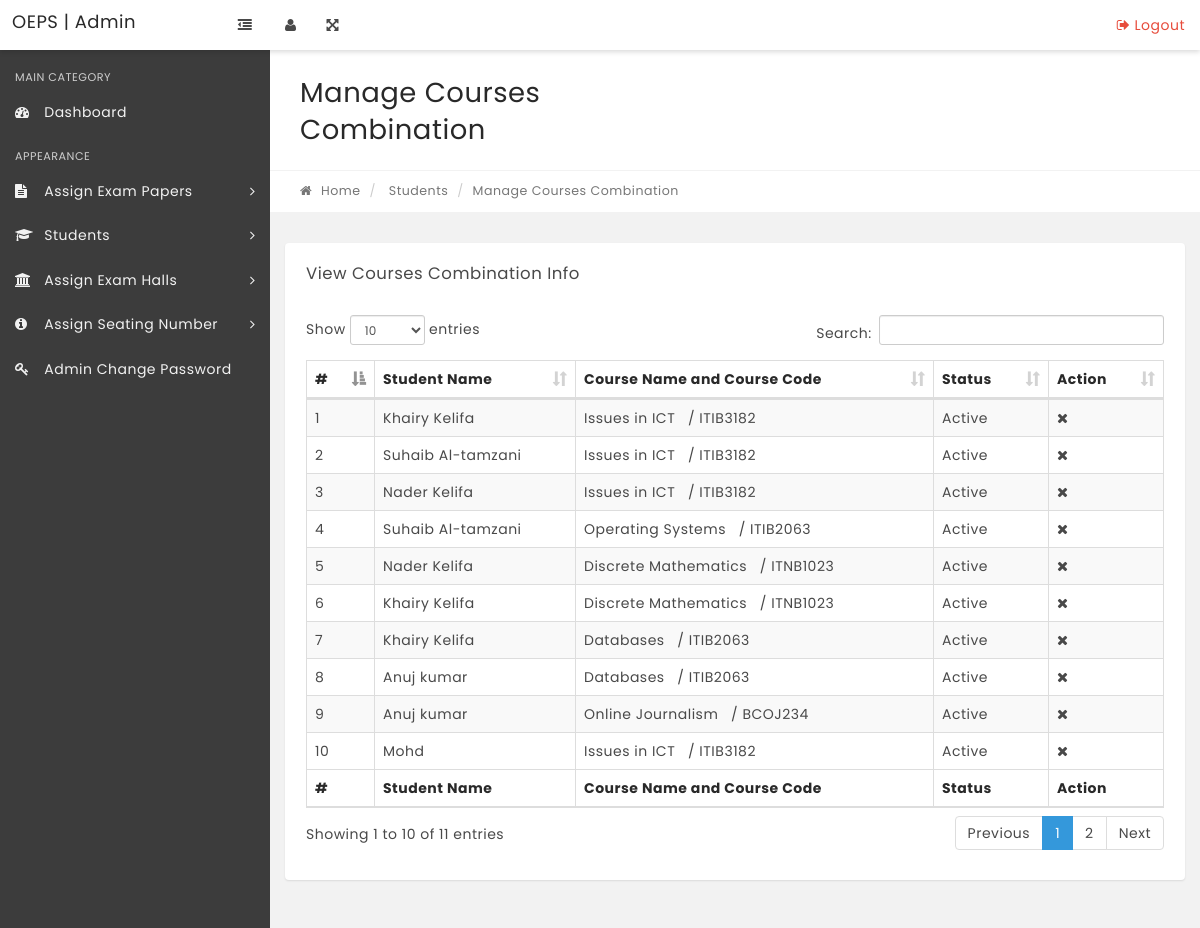
Screenshot of /OEPS/Manage-coursecombination.php with the database file from the repository.
### tables this page shows
CREATE TABLE `combinecourse` (
  `Combine_id` int(11) NOT NULL,
  `StudentId` int(11) NOT NULL,
  `PaperId` int(11) NOT NULL,
  `status` int(1) DEFAULT NULL,
  `CreationDate` timestamp NOT NULL DEFAULT CURRENT_TIMESTAMP,
  `Updationdate` timestamp NOT NULL DEFAULT CURRENT_TIMESTAMP
);

CREATE TABLE `unistudents` (
  `Student_id` int(11) NOT NULL,
  `StudentName` varchar(100) NOT NULL,
  `MatricNumber` varchar(100) NOT NULL,
  `StudentEmail` varchar(100) NOT NULL,
  `MobileNumber` char(14) NOT NULL,
  `Gender` varchar(10) NOT NULL,
  `CurrentSemester` varchar(100) NOT NULL,
  `RegDate` timestamp NOT NULL DEFAULT CURRENT_TIMESTAMP,
  `UpdationDate` timestamp NULL DEFAULT NULL ON UPDATE CURRENT_TIMESTAMP,
  `Status` int(1) NOT NULL
);

CREATE TABLE `exampaper` (
  `Paper_id` int(11) NOT NULL,
  `Faculty` varchar(255) NOT NULL,
  `Programme` varchar(255) NOT NULL,
  `CourseName` varchar(100) NOT NULL,
  `CourseCode` varchar(100) NOT NULL,
  `Section` varchar(10) NOT NULL,
  `ExamDate` varchar(100) NOT NULL,
  `StartTime` varchar(100) NOT NULL,
  `EndTime` varchar(100) NOT NULL,
  `Creationdate` timestamp NOT NULL DEFAULT CURRENT_TIMESTAMP,
  `UpdationDate` timestamp NOT NULL DEFAULT '0000-00-00 00:00:00' ON UPDATE CURRENT_TIMESTAMP
);

### OEPS/Manage-coursecombination.php (the view, shortened to what this page needs)
<?php
include 'includes/config.php';
if (strlen($_SESSION['alogin']) == "") {
    header("Location: index.php");
} else {
    ?>
<!DOCTYPE html>
<html lang="en">
    <head>
        <link rel="stylesheet" href="css/bootstrap.min.css" media="screen" >
        <link rel="stylesheet" href="css/font-awesome.min.css" media="screen" >
        <link rel="stylesheet" href="css/animate-css/animate.min.css" media="screen" >
        <link rel="stylesheet" href="css/lobipanel/lobipanel.min.css" media="screen" >
        <link rel="stylesheet" href="css/prism/prism.css" media="screen" >
        <link rel="stylesheet" type="text/css" href="js/DataTables/datatables.min.css"/>
        <link rel="stylesheet" href="css/main.css" media="screen" >
    </head>
    <body class="top-navbar-fixed">
        <div class="main-wrapper">
   <?php include 'includes/topbar.php';?>
            <div class="content-wrapper">
                <div class="content-container">
<?php include 'includes/leftbar.php';?>
                    <div class="main-page">
                        <div class="container-fluid">
                            <div class="row page-title-div">
                                <div class="col-md-6">
                                    <h2 class="title">Manage Courses Combination</h2>
                                </div>
                            </div>
                            <div class="row breadcrumb-div">
                                <div class="col-md-6">
                                    <ul class="breadcrumb">
            							<li><a href="dashboard.php"><i class="fa fa-home"></i> Home</a></li>
                                        <li> Students</li>
            							<li class="active">Manage Courses Combination</li>
            						</ul>
                                </div>
                            </div>
                        </div>
                        <section class="section">
                            <div class="container-fluid">
                                <div class="row">
                                    <div class="col-md-12">
                                        <div class="panel">
                                            <div class="panel-heading">
                                                <div class="panel-title">
                                                    <h5>View Courses Combination Info</h5>
                                                </div>
                                            </div>
                                            <div class="panel-body p-20">
                                                <table id="example" class="display table table-striped table-bordered" cellspacing="0" width="100%">
                                                    <thead>
                                                        <tr>
                                                            <th>#</th>
                                                            <th>Student Name</th>
                                                            <th>Course Name and Course Code</th>
                                                            <th>Status</th>
                                                            <th>Action</th>
                                                        </tr>
                                                    </thead>
                                                    <tfoot>
                                                        <tr>
                                                          <th>#</th>
                                                            <th>Student Name</th>
                                                            <th>Course Name and Course Code</th>
                                                            <th>Status</th>
                                                            <th>Action</th>
                                                        </tr>
                                                    </tfoot>
                                                    <tbody>
<?php $sql = "SELECT unistudents.StudentName,exampaper.CourseName,exampaper.CourseCode,combinecourse.Combine_id as ccid,combinecourse.status from combinecourse join unistudents on unistudents.Student_id=combinecourse.StudentId  join exampaper on exampaper.Paper_id=combinecourse.PaperId";
    $query = $dbh->prepare($sql);
    $query->execute();
    $results = $query->fetchAll(PDO::FETCH_OBJ);
    $cnt = 1;
    if ($query->rowCount() > 0) {
        foreach ($results as $result) {?>
<tr>
 <td><?php echo htmlentities($cnt); ?></td>
                                                            <td><?php echo htmlentities($result->StudentName); ?></td>
                                                            <td><?php echo htmlentities($result->CourseName); ?> &nbsp; / <?php echo htmlentities($result->CourseCode); ?></td>                                    <td><?php $stts = $result->status;
            if ($stts == '0') {
                echo htmlentities('Inactive');
            } else {
                echo htmlentities('Active');
            }
            ?></td>
<td>
<?php if ($stts == '0') {?>
<a href="Manage-coursecombination.php?acid=<?php echo htmlentities($result->ccid); ?>" onclick="confirm('Do you really want to activate this Course');"><i class="fa fa-check" title="Acticvate Record"></i> </a><?php } else {?>
<a href="Manage-coursecombination.php?did=<?php echo htmlentities($result->ccid); ?>" onclick="confirm('Do you really want to deactivate this Course');"><i class="fa fa-times" title="Deactivate Record"></i> </a>
<?php }?>
</td>
</tr>
<?php $cnt = $cnt + 1;}}?>
                                                    </tbody>
                                                </table>
                                            </div>
                                        </div>
                                    </div>
                                                </div>
                                            </div>
                                        </div>
                                    </div>
                                </div>
                            </div>
    </body>
</html>
<?php }?>

### OEPS/includes/topbar.php (shortened to what this page needs)
<nav class="navbar top-navbar bg-white box-shadow">
          	<div class="container-fluid">
                  <div class="row">
                      <div class="navbar-header no-padding">
              			<a class="navbar-brand" href="dashboard.php">
              			    OEPS | Admin
              			</a>
                          <span class="small-nav-handle hidden-sm hidden-xs"><i class="fa fa-outdent"></i></span>
              		</div>
              		<div class="collapse navbar-collapse" id="navbar-collapse-1">
              			<ul class="nav navbar-nav" data-dropdown-in="fadeIn" data-dropdown-out="fadeOut">
                              <li class="hidden-sm hidden-xs"><a href="#" class="user-info-handle"><i class="fa fa-user"></i></a></li>
                              <li class="hidden-sm hidden-xs"><a href="#" class="full-screen-handle"><i class="fa fa-arrows-alt"></i></a></li>
              			</ul>
              			<ul class="nav navbar-nav navbar-right" data-dropdown-in="fadeIn" data-dropdown-out="fadeOut">
              				    <li><a href="logout.php" class="color-danger text-center"><i class="fa fa-sign-out"></i> Logout</a></li>
              			</ul>
              		</div>
                  </div>
          	</div>
          </nav>

### OEPS/includes/leftbar.php (shortened to what this page needs)
<div class="left-sidebar bg-black-300 box-shadow ">
                        <div class="sidebar-content">
                            <div class="user-info closed">
                            </div>
                            <div class="sidebar-nav">
                                <ul class="side-nav color-gray">
                                    <li class="nav-header">
                                        <span class="">Main Category</span>
                                    </li>
                                    <li>
                                        <a href="dashboard.php"><i class="fa fa-dashboard"></i> <span>Dashboard</span> </a>
                                    </li>
                                    <li class="nav-header">
                                        <span class="">Appearance</span>
                                    </li>
<li class="has-children">
                                         <a href="#"><i class="fa fa-file-text"></i> <span>Assign Exam Papers</span> <i class="fa fa-angle-right arrow"></i></a>
                                    </li>
   <li class="has-children">
                                        <a href="#"><i class="fa fa-graduation-cap"></i> </i> <span>Students</span> <i class="fa fa-angle-right arrow"></i></a>
                                           <a href="Manage-coursecombination.php"><i class="fa fa-newspaper-o" style="color:tan"></i> <span>Manage Combination </span></a></li>
                                        </ul>
<li class="has-children">
                                         <a href="#"><i class="fa fa-university"></i> <span>Assign Exam Halls</span> <i class="fa fa-angle-right arrow"></i></a>
                                    </li>
<li class="has-children">
                                        <a href="#"><i class="fa fa-info-circle"></i> <span>Assign Seating Number</span> <i class="fa fa-angle-right arrow"></i></a>
                                        <li><a href="change-password.php"><i class="fa fa-key"></i> <span> Admin Change Password</span></a></li>
                                    </li>
                            </div>
                        </div>
                    </div>

### rows the page displays
combinecourse: unistudents.StudentName "Khairy Kelifa", exampaper.CourseName "Issues in ICT", exampaper.CourseCode "ITIB3182"
combinecourse: unistudents.StudentName "Suhaib Al-tamzani", exampaper.CourseName "Issues in ICT", exampaper.CourseCode "ITIB3182"
combinecourse: unistudents.StudentName "Nader Kelifa", exampaper.CourseName "Issues in ICT", exampaper.CourseCode "ITIB3182"
combinecourse: unistudents.StudentName "Suhaib Al-tamzani", exampaper.CourseName "Operating Systems", exampaper.CourseCode "ITIB2063"
combinecourse: unistudents.StudentName "Nader Kelifa", exampaper.CourseName "Discrete Mathematics", exampaper.CourseCode "ITNB1023"
combinecourse: unistudents.StudentName "Khairy Kelifa", exampaper.CourseName "Discrete Mathematics", exampaper.CourseCode "ITNB1023"
combinecourse: unistudents.StudentName "Khairy Kelifa", exampaper.CourseName "Databases", exampaper.CourseCode "ITIB2063"
combinecourse: unistudents.StudentName "Anuj kumar", exampaper.CourseName "Databases", exampaper.CourseCode "ITIB2063"
combinecourse: unistudents.StudentName "Anuj kumar", exampaper.CourseName "Online Journalism", exampaper.CourseCode "BCOJ234"
combinecourse: unistudents.StudentName "Mohd", exampaper.CourseName "Issues in ICT", exampaper.CourseCode "ITIB3182"
